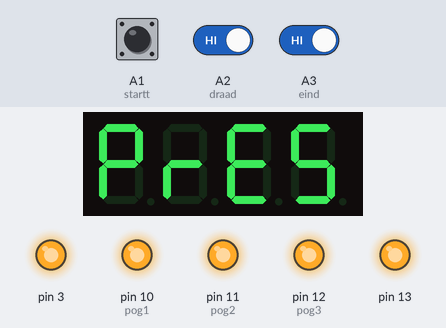
A sketch run on a simulated Arduino Uno, built with avr-gcc and run on an emulated ATmega328P. Shown: 4-digit seven-segment display, output pins drawn as LEDs (lit = HIGH). Dashed ring = blinking. The inputs (shaded band) are chosen by the test bench; at power-on: A1 (startt) HIGH, A3 (eind) HIGH, A2 (draad) HIGH.

Above: at 1.2 s.
1.3 s: A1 (startt) pulled LOW for 0.15 s
At 1.42 s:
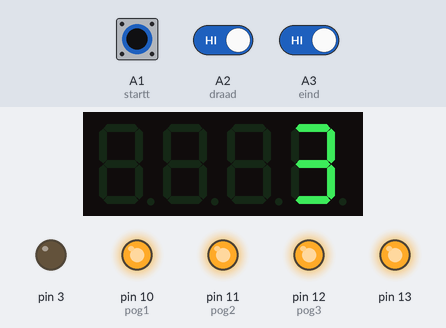
2.0 s: A3 (eind) driven LOW
At 3.65 s:
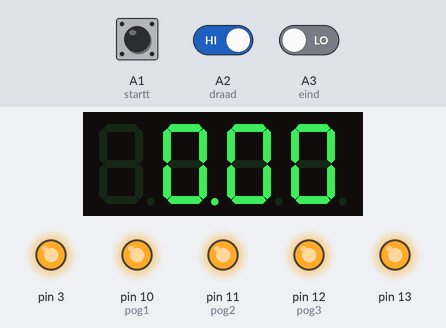
5.0 s: A2 (draad) driven LOW
At 6.7 s:
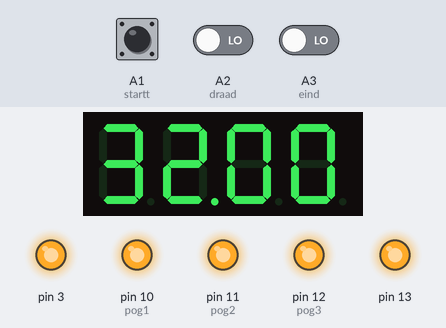
6.8 s: A2 (draad) driven HIGH
At 9.15 s:
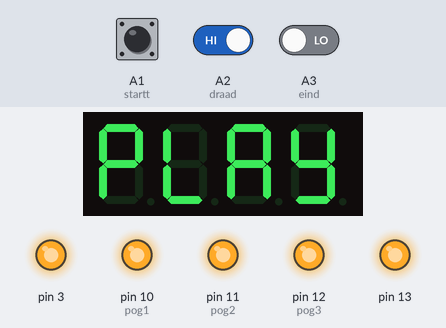
9.8 s: A1 (startt) pulled LOW for 1 s
At 10.17 s:
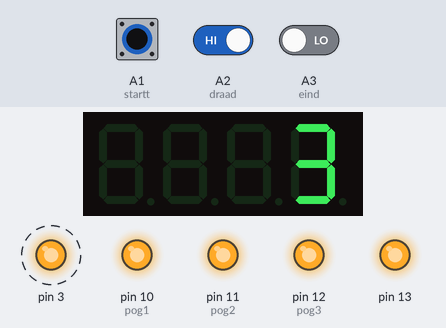
11.4 s: A3 (eind) driven HIGH
Timing chart, 0 to 14.4 s (numbered marks = the images above; inputs shaded):
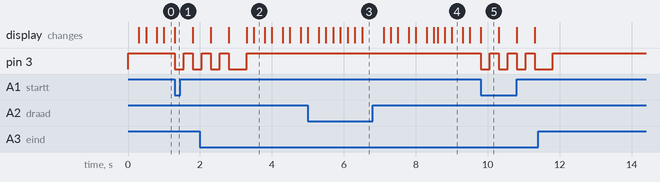

The sketch:

ZenuwSpiraal.ino
```cpp
/*zenuwspiraal
 * Door Hubert Do en Olasoji Makinwa
 * S1 is start
 * S2 is draad en highscore(als de Press start getoont displayed wordt)
 * S3 is eind en reset(als de EIND highscore waarde displayed wordt)
 */

#include <TimerOne.h>
#include <Wire.h>
#include <MultiFuncShield.h>
/*Omdat low en high ongewisseld zijn hebben wij onze eigen low en high constanten
   geimplementeerd
*/
const int low = 1;
const int high = 0;


//leds
const int pog1 = 10;
const int pog2 = 11;
const int pog3 = 12;

//inputs
int startt = A1;
int draad = A2;
int eind = A3;

//houdt tijd verschil bij
unsigned long t = 0;
unsigned long dt = 0;

//houdt tijd bij highscore
static unsigned long tijd = 0;
unsigned long refTijd = 0 ;
float ftijd = 0;

static int poging = 1;
//highscore is undifined als er geen highscore is
//gamehighscore wordt geupdate elke keer 3 pogingen gedaan zijn
//highscore wordt elke poging geupdate
static float gameHighscore = 100.00;
static float highscore = 100.00;
void setup() {
  Timer1.initialize();
  MFS.initialize(&Timer1);
  //poging ledjes
  pinMode(pog1, OUTPUT);
  pinMode(pog2, OUTPUT);
  pinMode(pog3, OUTPUT);

  //buttons
  pinMode(startt, INPUT);
  pinMode(draad, INPUT);
  pinMode(eind, INPUT);

  //pieper
  pinMode(3, OUTPUT);
}
//toont de highscore
void toonhighscore() {
  char str[] = "Highscore   ";
  MFS.blinkDisplay(DIGIT_ALL, OFF);
  //print een voor een de waardes in de charr aray uit
  //hiermee krijg je een bewegende 'string' op het led display
  for (int i = 0; i < 9; i++) {
    MFS.write(str[i], 0);
    MFS.write(str[i + 1], 1);
    MFS.write(str[i + 2], 2);
    MFS.write(str[i + 3], 3);
    delay(200);
  }
  MFS.blinkDisplay(DIGIT_ALL, ON);
  MFS.write(gameHighscore, 2);
  delay(1500);
  MFS.blinkDisplay(DIGIT_ALL, OFF);
}
//toont de poging met de ledjes
void toonpoging() {
  if (poging == 1) {

    digitalWrite(pog1, low);
    digitalWrite(pog2, low);
    digitalWrite(pog3, high);
  } else if (poging == 2) {
    digitalWrite(pog1, low);
    digitalWrite(pog2, high);
    digitalWrite(pog3, high);
  } else {
    digitalWrite(pog1, high);
    digitalWrite(pog2, high);
    digitalWrite(pog3, high);
  }
}


void loop() {

  //houdt bij welke poging
  if (poging != 4) {
    dt = millis();
    //Wisselt tussen PRESS and PLAY elke 2000 ms
    if (dt - t < 2000) {
      MFS.write("PRESS");
      MFS.blinkDisplay(DIGIT_ALL, ON);
    } else if (dt - t >= 2000 && dt - t < 4000) {
      MFS.write("PLAY");
      MFS.blinkDisplay(DIGIT_ALL, ON);
    } else {
      t = millis();
    }
    //toont highscore
    if (digitalRead(draad) == high) {
      toonhighscore();
    }
    //begint poging
    if (digitalRead(startt) == high) {
      MFS.blinkDisplay(DIGIT_ALL, OFF);
      ftijd = 0;

      //piep aftellen en countdown op led display
      for (int i = 3; i > 0; i--) {
        MFS.write(i);
        digitalWrite(3, high);
        delay(250);
        digitalWrite(3, low);
        delay(250);
      }
      //GO!
      MFS.write("GO", 2);
      digitalWrite(3, high);
      delay(500);
      digitalWrite(3, low);
      toonpoging();
      //relatieve tijd = 0;
      refTijd = millis();
      //oneindige loop tot break.
      while (true) {
        //stopt wanneer tijd 99.99
        MFS.write(ftijd, 2);
        if ( ftijd == 99.99) {

        } else {
          tijd = millis();
          ftijd = (tijd - refTijd) / 1000.00;

        }
        //breakt wanneer draad geraakt word
        if (digitalRead(draad) == high ) {
          //biept voor 200 ms zodat je het kan horen
          digitalWrite(3, high);
          delay(200);
          digitalWrite(3, low);
          poging++;
          break;
        }
        //breakt wanneer eind geraakt wordt en kijkt als hjet een highscore is
        if (digitalRead(eind) == high) {
          //slaat de tijd op als het de snelste tijd was
          if (ftijd < highscore) {
            highscore = ftijd;
          }
          MFS.blinkDisplay(DIGIT_ALL, ON);
          delay(2000);
          MFS.blinkDisplay(DIGIT_ALL, OFF);
          poging++;
          break;
        }

      }
    }
  } else {
    //slaat de snelste tijd op van alle games
    if (highscore < gameHighscore ) {
      gameHighscore = highscore;
    }
    //alle leds uit
    digitalWrite(pog1, low);
    digitalWrite(pog2, low);
    digitalWrite(pog3, low);
    t = millis();
    dt = 0;
    bool gedrukt = true;

    //wacht tot en met de gebruiker de 'gedrukt' knop drukt en reset de poging daarna
    while (gedrukt == true) {
      if ( digitalRead(eind) == high) {
        gedrukt = false;
      }
      //Wisselt tussen EIND en de highscore waarde elke 2000 ms
      dt = millis();
      if (dt - t < 2000) {
        MFS.write("EIND");
        MFS.blinkDisplay(DIGIT_ALL, ON);
      } else if (dt - t >= 2000 && dt - t < 4000) {
        MFS.write(highscore, 2);
        MFS.blinkDisplay(DIGIT_ALL, OFF);
      } else {
        t = millis();
      }
    }//reset poging
    poging = 1;
    //reset highscore
    highscore = 100.00;
  }
}
```

Measured:
- after the input at 1.3 s, pin 3: HIGH → LOW at once, → HIGH 0.25 s later, → LOW 0.25 s later; the display: changes at once (image 1)
- after the input at 6.8 s, the display: first differs from a run without the input after 1.8 s (image 4)
- after the input at 9.8 s, pin 3: alternates HIGH for 0.25 s and LOW for 0.25 s, starting at once; the display: changes at once (image 5)
- what the display in image 5 shows lasts 0.5 s, from 9.8 s to 10.3 s
